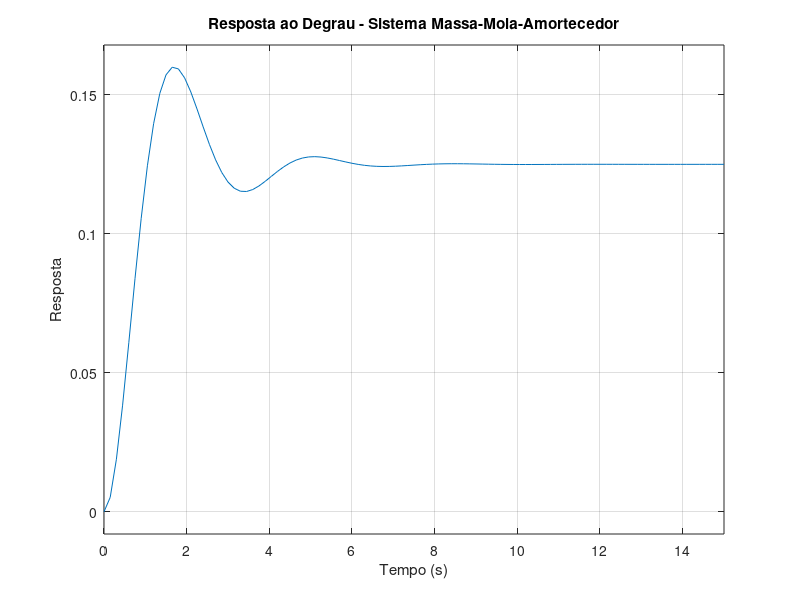
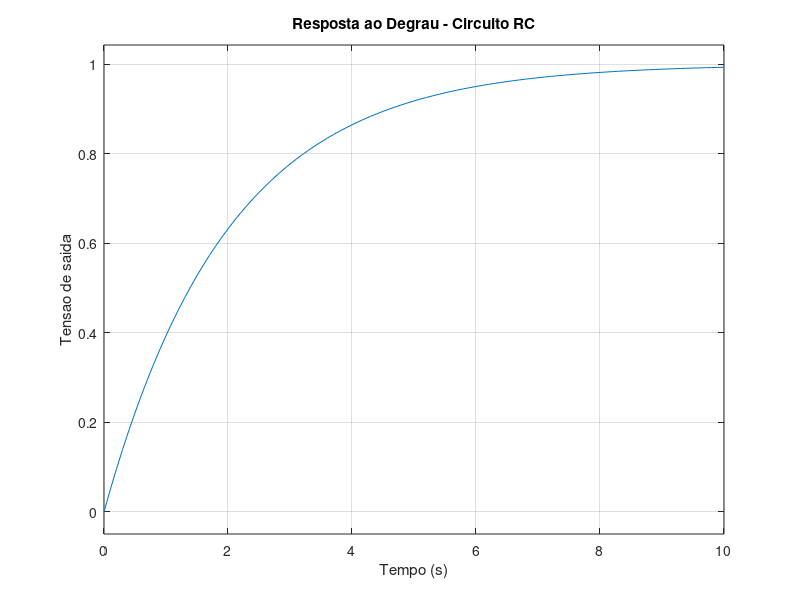
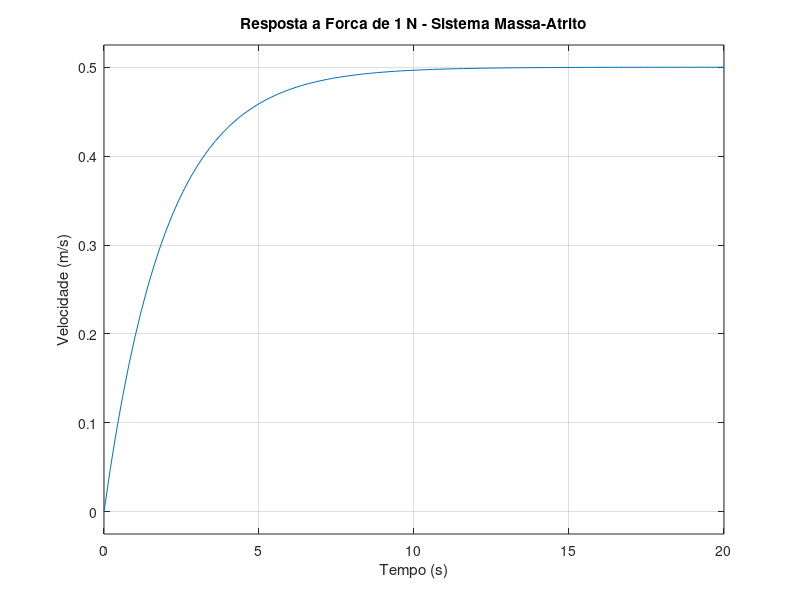

The MATLAB script that drew these images, in order:
%% LISTA 4 - MATLAB
% Aula 4
% Sistema Massa-Mola-Amortecedor, Circuito RC e Sistema Massa-Atrito

clear;
clc;
close all;

%% 1. Sistema massa-mola-amortecedor - Caixa Branca

% Dados do sistema
M = 2;      % Massa (kg)
B = 3;      % Coeficiente de amortecimento
K = 8;      % Constante elastica

% Funcao de transferencia:
% G(s) = 1 / (M*s^2 + B*s + K)

num1 = 1;
den1 = [M B K];

G1 = tf(num1, den1);

% Mostra a funcao de transferencia no Command Window
disp('==============================================');
disp('1. SISTEMA MASSA-MOLA-AMORTECEDOR');
disp('==============================================');
disp('Funcao de transferencia:');
G1

% Resposta ao degrau durante 15 segundos
figure;
step(G1, 15);
grid on;
xlabel('Tempo (s)');
ylabel('Resposta');
title('Resposta ao Degrau - Sistema Massa-Mola-Amortecedor');


%% 2. Circuito RC - Caixa Cinza

% Dados do circuito
R = 1000;       % Resistencia (Ohm)
tau = 2;        % Constante de tempo (s)

% Calculo da capacitancia
C = tau / R;

% Funcao de transferencia do circuito RC:
% G(s) = 1 / (R*C*s + 1)
%
% Como R*C = tau:
% G(s) = 1 / (2*s + 1)

num2 = 1;
den2 = [R*C 1];

G2 = tf(num2, den2);

% Mostra o valor de C e a funcao de transferencia
disp(' ');
disp('==============================================');
disp('2. CIRCUITO RC');
disp('==============================================');
fprintf('Valor da capacitancia C = %.6f F\n', C);
disp('Funcao de transferencia:');
G2

% Resposta ao degrau durante 10 segundos
figure;
step(G2, 10);
grid on;
xlabel('Tempo (s)');
ylabel('Tensao de saida');
title('Resposta ao Degrau - Circuito RC');


%% 3. Sistema massa-atrito - Caixa Cinza

% Dados do experimento
M = 4;          % Massa (kg)
F = 1;          % Forca aplicada (N)
v = 0.5;        % Velocidade estabilizada (m/s)

% Em regime permanente:
% F = B*v
%
% Portanto:
% B = F/v

B = F / v;

% Funcao de transferencia:
% G(s) = V(s)/F(s) = 1/(M*s + B)

num3 = 1;
den3 = [M B];

G3 = tf(num3, den3);

% Mostra o valor de B e a funcao de transferencia
disp(' ');
disp('==============================================');
disp('3. SISTEMA MASSA-ATRITO');
disp('==============================================');
fprintf('Valor do coeficiente de atrito B = %.2f\n', B);
disp('Funcao de transferencia:');
G3

% Resposta do sistema a mesma forca aplicada no experimento
% Forca aplicada = 1 N
figure;
step(F*G3);
grid on;
xlabel('Tempo (s)');
ylabel('Velocidade (m/s)');
title('Resposta a Forca de 1 N - Sistema Massa-Atrito');
